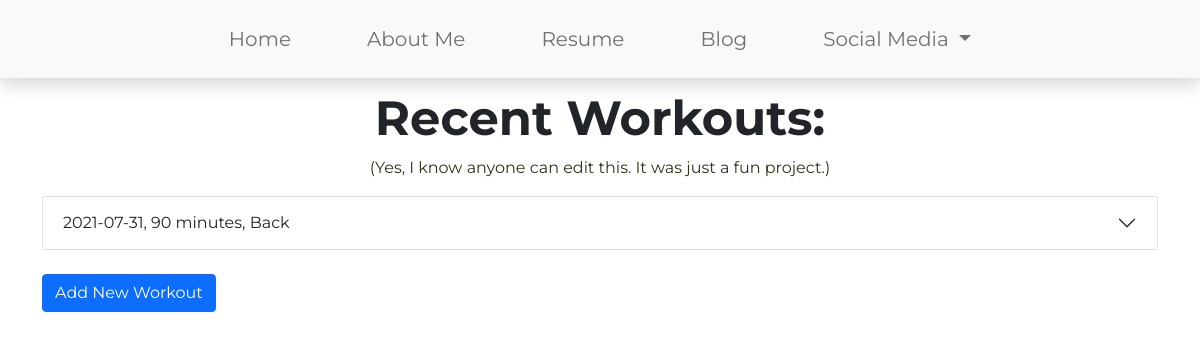
Before: /tracker/ with the older database file.
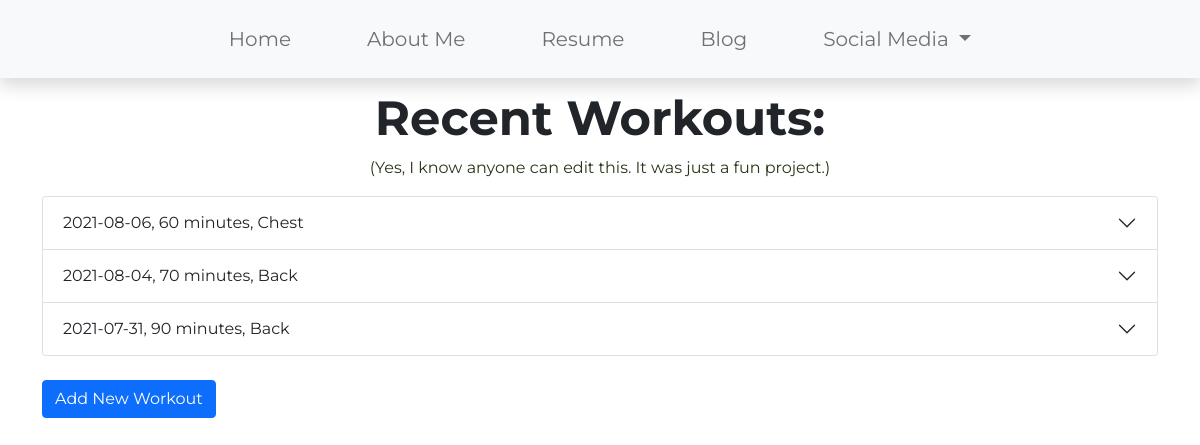
After: the same page with the newer database file.
### Tracker/models.py (models this page shows)
class Workout(models.Model):
    TIME_CHOICES = [
        (10, "10"),
        (20, "20"),
        (30, "30"),
        (40, "40"),
        (50, "50"),
        (60, "60"),
        (70, "70"),
        (80, "80"),
        (90, "90"),
        (100, "100"),
        (110, "110"),
        (120, "120"),
    ]
    MUSCLE_CHOICES = [
        ("chest", "Chest"),
        ("back", "Back"),
        ("legs", "Legs"),
        ("shoulders", "Shoulders"),
        ("biceps", "Biceps"),
        ("triceps", "Triceps"),
        ("abs", "Abs"),
        ("cardio", "Cardio"),
    ]
    workout_date = models.DateField("Workout Date", default=date.today)
    workout_time = models.PositiveIntegerField("Workout Duration", default=60, choices=TIME_CHOICES)
    muscle_group = models.TextField("Muscle Group", choices=MUSCLE_CHOICES)
    def __str__(self):
        return ("{date}, {duration} minutes, {group}".format(date=str(self.workout_date), duration=str(self.workout_time), group=str(self.muscle_group).capitalize()))

### Tracker/views.py (the view)
# urls.py: path('', views.HomeView, name="home"),
def HomeView(request):
    recent_workout_list = Workout.objects.order_by('-workout_date')[:5]
    return render(request, 'Tracker/home.html', {'recent_workout_list':recent_workout_list})

### Tracker/models.py (called while the page is built)
    def __str__(self):
        return("{routine}:{sets}x{reps}".format(routine=str(self.routine_name), sets=self.num_sets, reps=self.num_reps))

### Tracker/templates/Tracker/home.html (shortened to what this page needs)
{% extends "Tracker/navbar.html" %}
{% block content %}
<div class="container">
     <h1 class="display-5 text-center" style="font-weight: 700;">
        Recent Workouts:
    </h1>
    <p class="text-center">
        (Yes, I know anyone can edit this. It was just a fun project.)
    </p>
    <div class="accordion" id="accordionExample">
        {% for workout in recent_workout_list %}
            <div class="accordion-item">
                <h2 class="accordion-header" id="heading{{ forloop.counter }}">
                    <button class="accordion-button collapsed" type="button" data-bs-toggle="collapse" data-bs-target="#collapse{{ forloop.counter }}" aria-expanded="false" aria-controls="collapse{{ forloop.counter }}">
                    {{ workout }}
                    </button>
                </h2>
            </div>
        {% endfor %}
    </div>
    <br>
    <button type="button" class="btn btn-primary" onclick="location.href='{% url 'Tracker:add_workout' %}';">
        Add New Workout
    </button>
</div>
{% endblock %}

### Tracker/templates/Tracker/navbar.html (shortened to what this page needs)
{% extends "Tracker/base.html" %}
{% load static %}
{% block navbar %}
<div class="fixed-top bg-light shadow" id="navbarDiv" data-toggle="affix">
    <nav class="navbar navbar-expand-lg navbar-light p-md-3">
      <div class="container-fluid">
        <div class="collapse navbar-collapse" id="navbarNav">
          <ul class="navbar-nav mx-auto" style="font-family: 'Montserrat';">
            <li class="nav-item text-center">
              <a class="nav-link" href="{% url 'homepage:home' %}">Home</a>
            </li>
            <li class="nav-item text-center">
              <a class="nav-link" href="{% url 'homepage:about' %}">About Me</a>
            </li>
            <li class="nav-item text-center">
              <a class="nav-link" href="https://drive.google.com/file/d/1-nVHUvBLX8nJMzrKT9PnjU7RxCVNg4xN/view?usp=sharing">Resume</a>
            </li>
            <li class="nav-item text-center">
              <a class="nav-link" href="https://shawnleemilitary.wordpress.com">Blog</a>
            </li>
            <li class="nav-item text-center dropdown">
              <a class="nav-link dropdown-toggle" id="navbarDropdown" data-bs-toggle="dropdown" aria-expanded="false">
            Social Media
              </a>
            </li>
          </ul>
        </div>
      </div>
    </nav>
</div>
{% endblock %}

### Tracker/templates/Tracker/base.html (shortened to what this page needs)
{% load static %}
<!doctype html>
<html lang="en">
  <head>
    <link href="https://cdn.jsdelivr.net/npm/bootstrap@5.0.2/dist/css/bootstrap.min.css" rel="stylesheet">
    <link href="{% static 'homepage/images/style.css' %}" rel="stylesheet">
  </head>
<body>
        {% block navbar %}{% endblock %}
        {% block content %}{% endblock %}
</body>
</html>

### homepage/static/homepage/images/style.css (style rules this page uses)
.nav-link { font-size : 20px; }
.nav-item { padding-left : 30px; padding-right : 30px; }

Changed rows visible on the page:
added Workout: workout_date+workout_time+muscle_group "2021-08-06, 60 minutes, Chest"
added Workout: workout_date+workout_time+muscle_group "2021-08-04, 70 minutes, Back"
